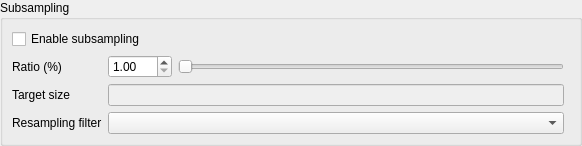
<?xml version="1.0" encoding="UTF-8"?>
<ui version="4.0">
 <class>SubsampleSettingsWidget</class>
 <widget class="QWidget" name="SubsampleSettingsWidget">
  <property name="geometry">
   <rect>
    <x>0</x>
    <y>0</y>
    <width>582</width>
    <height>134</height>
   </rect>
  </property>
  <property name="sizePolicy">
   <sizepolicy hsizetype="Minimum" vsizetype="Minimum">
    <horstretch>0</horstretch>
    <verstretch>0</verstretch>
   </sizepolicy>
  </property>
  <property name="windowTitle">
   <string>Form</string>
  </property>
  <layout class="QVBoxLayout" name="verticalLayout">
   <property name="leftMargin">
    <number>0</number>
   </property>
   <property name="topMargin">
    <number>0</number>
   </property>
   <property name="rightMargin">
    <number>0</number>
   </property>
   <property name="bottomMargin">
    <number>0</number>
   </property>
   <item>
    <widget class="QGroupBox" name="groupBox">
     <property name="enabled">
      <bool>true</bool>
     </property>
     <property name="minimumSize">
      <size>
       <width>0</width>
       <height>0</height>
      </size>
     </property>
     <property name="toolTip">
      <string>Subsampling configuration</string>
     </property>
     <property name="title">
      <string>Subsampling</string>
     </property>
     <layout class="QGridLayout" name="gridLayout_3">
      <item row="1" column="0">
       <layout class="QGridLayout" name="resamplingGridLayout">
        <item row="3" column="0">
         <widget class="QLabel" name="filterLabel">
          <property name="sizePolicy">
           <sizepolicy hsizetype="Preferred" vsizetype="Preferred">
            <horstretch>0</horstretch>
            <verstretch>0</verstretch>
           </sizepolicy>
          </property>
          <property name="toolTip">
           <string>Subsampling filter</string>
          </property>
          <property name="text">
           <string>Resampling filter</string>
          </property>
         </widget>
        </item>
        <item row="3" column="1">
         <widget class="QComboBox" name="filterComboBox">
          <property name="toolTip">
           <string>The type of resampling filter to use</string>
          </property>
         </widget>
        </item>
        <item row="1" column="1">
         <layout class="QHBoxLayout" name="resamplingRatioLayout">
          <property name="topMargin">
           <number>0</number>
          </property>
          <item>
           <widget class="QDoubleSpinBox" name="ratioSpinBox">
            <property name="toolTip">
             <string>Subsampling ratio </string>
            </property>
            <property name="minimum">
             <double>1.000000000000000</double>
            </property>
            <property name="maximum">
             <double>100.000000000000000</double>
            </property>
            <property name="singleStep">
             <double>10.000000000000000</double>
            </property>
           </widget>
          </item>
          <item>
           <widget class="QSlider" name="ratioSlider">
            <property name="minimum">
             <number>1</number>
            </property>
            <property name="maximum">
             <number>100</number>
            </property>
            <property name="orientation">
             <enum>Qt::Horizontal</enum>
            </property>
           </widget>
          </item>
         </layout>
        </item>
        <item row="1" column="0">
         <widget class="QLabel" name="ratioLabel">
          <property name="sizePolicy">
           <sizepolicy hsizetype="Preferred" vsizetype="Preferred">
            <horstretch>0</horstretch>
            <verstretch>0</verstretch>
           </sizepolicy>
          </property>
          <property name="toolTip">
           <string>Subsampling ratio</string>
          </property>
          <property name="text">
           <string>Ratio (%)</string>
          </property>
         </widget>
        </item>
        <item row="0" column="0" colspan="3">
         <widget class="QCheckBox" name="enableSubsamplingCheckbox">
          <property name="toolTip">
           <string>Enable/disable subsampling</string>
          </property>
          <property name="text">
           <string>Enable subsampling</string>
          </property>
         </widget>
        </item>
        <item row="2" column="0">
         <widget class="QLabel" name="targetResolutionLabel">
          <property name="text">
           <string>Target size</string>
          </property>
         </widget>
        </item>
        <item row="2" column="1">
         <widget class="QLineEdit" name="targetResolutionLineEdit">
          <property name="enabled">
           <bool>false</bool>
          </property>
         </widget>
        </item>
       </layout>
      </item>
     </layout>
    </widget>
   </item>
  </layout>
 </widget>
 <resources/>
 <connections/>
</ui>
